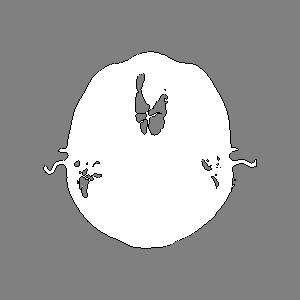

Generate this figure with Python:
#!/usr/bin/env python

# Demonstrate vtkContourTriangulator by reading a PNG image, extracting
# contours with vtkContourFilter, and triangulating the contour polygons.

import os

# Factory overrides
import vtkmodules.vtkInteractionStyle  # noqa: F401
import vtkmodules.vtkRenderingOpenGL2  # noqa: F401

from vtkmodules.vtkFiltersCore import vtkContourFilter
from vtkmodules.vtkFiltersGeneral import vtkContourTriangulator
from vtkmodules.vtkIOImage import vtkPNGReader
from vtkmodules.vtkRenderingCore import (
    vtkActor,
    vtkDataSetMapper,
    vtkRenderWindow,
    vtkRenderWindowInteractor,
    vtkRenderer,
)

# Data directory
data_dir = os.environ.get("VPE_DATA_DIR", os.path.dirname(os.path.abspath(__file__)))

# Read PNG image
reader = vtkPNGReader()
reader.SetFileName(os.path.join(data_dir, "fullhead15.png"))
reader.Update()

# Extract contours
contour = vtkContourFilter()
contour.SetInputConnection(reader.GetOutputPort())
contour.SetValue(0, 500)

# Contour lines actor
iso_mapper = vtkDataSetMapper()
iso_mapper.SetInputConnection(contour.GetOutputPort())
iso_mapper.ScalarVisibilityOff()

iso_actor = vtkActor()
iso_actor.SetMapper(iso_mapper)
iso_actor.GetProperty().SetColor(0, 0, 0)

# Triangulate contours
triangulator = vtkContourTriangulator()
triangulator.SetInputConnection(contour.GetOutputPort())

# Triangulated polygons actor
poly_mapper = vtkDataSetMapper()
poly_mapper.SetInputConnection(triangulator.GetOutputPort())
poly_mapper.ScalarVisibilityOff()

poly_actor = vtkActor()
poly_actor.SetMapper(poly_mapper)
poly_actor.GetProperty().SetColor(1.0, 1.0, 1.0)

# Renderer
renderer = vtkRenderer()
renderer.AddActor(poly_actor)
renderer.AddActor(iso_actor)
renderer.SetBackground(0.5, 0.5, 0.5)

# Window
render_window = vtkRenderWindow()
render_window.SetMultiSamples(0)
render_window.AddRenderer(renderer)
render_window.SetSize(300, 300)
render_window.SetWindowName("contour triangulator")

# Interactor
interactor = vtkRenderWindowInteractor()
interactor.SetRenderWindow(render_window)

# Scene
renderer.ResetCamera()
renderer.GetActiveCamera().Azimuth(180)

interactor.Initialize()
interactor.Start()
